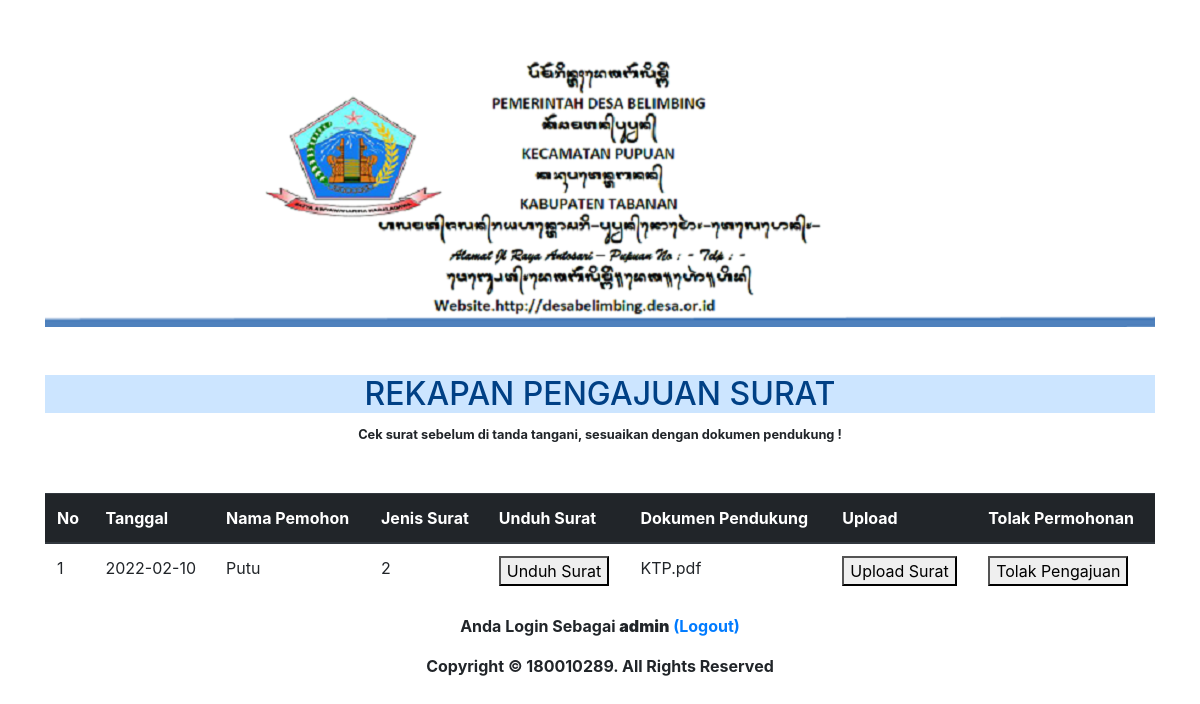
/permintaan_surat.php (signed in), run on the app's committed database.
### tables this page shows
CREATE TABLE `sk_belum_pernah_menikah` (
  `id` int(11) NOT NULL,
  `nama` varchar(1000) NOT NULL,
  `jenis_kelamin` varchar(1000) NOT NULL,
  `tempat_lahir` varchar(1000) NOT NULL,
  `tanggal_lahir` date NOT NULL,
  `kewarganegaraan` varchar(1000) NOT NULL,
  `agama` varchar(1000) NOT NULL,
  `pekerjaan` varchar(1000) NOT NULL,
  `alamat` varchar(1000) NOT NULL,
  `nik` varchar(1000) NOT NULL,
  `content` varchar(1000) NOT NULL,
  `createdAt` date NOT NULL DEFAULT current_timestamp(),
  `id_user` int(11) NOT NULL,
  `id_form` int(11) NOT NULL
);

### permintaan_surat.php (the view, shortened to what this page needs)
<!doctype html>
<html lang="en">
  <head>
    <link rel="stylesheet" href="https://maxcdn.bootstrapcdn.com/bootstrap/4.0.0/css/bootstrap.min.css">
  </head>
  <body>
    <div class="container">
<div class="head">
      <img src="images/kop.png" align="center">
    </div>
      <h2 class="alert-primary text-center mt-5">REKAPAN PENGAJUAN SURAT</h2>
      <small><center><b>Cek surat sebelum di tanda tangani, sesuaikan dengan dokumen pendukung !</small></center></b>
      <table class="table mt-5">
  <thead class="thead-dark">
    <tr>
      <th scope="col" align="center">No</th>
      <th scope="col">Tanggal</th>
      <th scope="col">Nama Pemohon</th>
      <th scope="col">Jenis Surat</th>
      <th scope="col">Unduh Surat</th>
      <th scope="col">Dokumen Pendukung</th>
      <th scope="col">Upload</th>
      <th scope="col">Tolak Permohonan</th>
    </tr>
  </thead>
<?php
include "koneksi.php";
$no=1;
$ambildata = mysqli_query($koneksi, "select * from sk_belum_pernah_menikah");
while ($tampil = mysqli_fetch_array($ambildata)){
echo "
  <tbody>
  <tr>
  <td>$no</td>
    <td>$tampil[createdAt]</td>
    <td>$tampil[nama]</td>
    <td>$tampil[id_form]</td>
    <td><button>Unduh Surat</button></td>
    <td>$tampil[content]</td>
    <td><button>Upload Surat</button></td>
    <td><button>Tolak Pengajuan</button></td>
  </tr>";
  $no++;
}
?>
  </tbody>
</table>
</div>
</body>
</html>
<p align=center><b>Anda Login Sebagai  <b><?php echo $_SESSION['username']; ?></b> <a href="logout.php"> (Logout)</a>
	<center><footer>Copyright © 180010289. All Rights Reserved  </center></footer>
	</body>

### data on the page
sk_belum_pernah_menikah: createdAt "2022-02-10", nama "Putu", id_form "2", content "KTP.pdf"

### other printed values
$_SESSION['username'] "admin"
